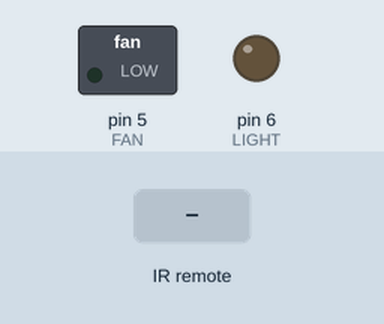
This sketch was run on a simulated Arduino Uno, built with avr-gcc and run on an emulated ATmega328P. Parts: switched loads named in the sketch (green lamp = pin HIGH), output pins drawn as LEDs (lit = HIGH). Inputs (shaded band) come from the test bench.

Above: at 1.2 s.
1.3 s: infrared code 0xE0E036C9 received
At 1.8 s:
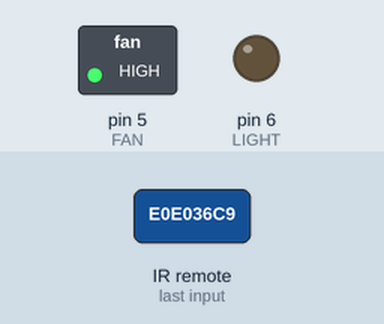
3.0 s: infrared code 0xE0E028D7 received
At 4.5 s:
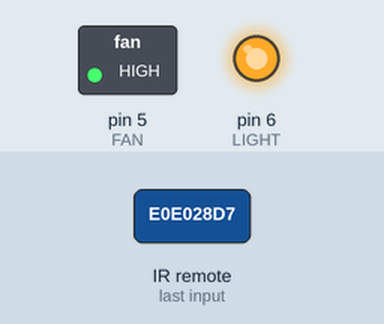
4.9 s: infrared code 0xE0E036C9 received
At 5.8 s:
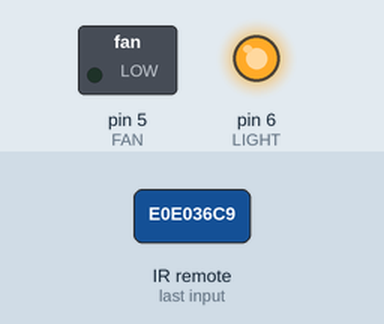
Timing chart, 0 to 7.9 s (numbered marks = the images above; inputs shaded):
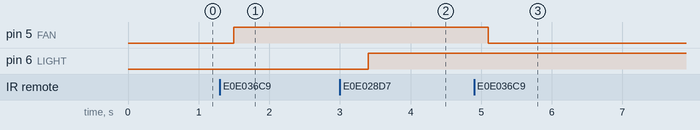

Measured:
- after the input at 1.3 s, pin 5 (FAN): LOW → HIGH after 0.20 s
- after the input at 3.0 s, pin 6 (LIGHT): LOW → HIGH after 0.40 s
- after the input at 4.9 s, pin 5 (FAN): HIGH → LOW after 0.20 s

The sketch:

controlar_led_ir.ino
```cpp
// Include IR Remote Library by Ken Shirriff
#include <IRremote.h>

// Define sensor pin
const int RECV_PIN = 7;

// Define LED pin
#define FAN    5
#define LIGHT 6


// Define integer to remember toggle state
int FANState = 0;
int LIGHTState = 0;

// Define IR Receiver and Results Objects
IRrecv irrecv(RECV_PIN);
decode_results results;

void setup() {
  Serial.begin(9600);
  // Enable the IR Receiver
  irrecv.enableIRIn();
  // Set LED pins as Outputs
  pinMode(FAN, OUTPUT);
  pinMode(LIGHT, OUTPUT);

}


void loop() {


  if (irrecv.decode(&results)) {

    switch (results.value) {

      case 0xE0E036C9:
      delay(200);

          if (FANState == 0) {
          digitalWrite(FAN, HIGH);
          FANState = 1;


        }
        else {
          digitalWrite(FAN, LOW);
          FANState = 0;

        }

        break;

      case 0xE0E028D7:

      delay(400);

        if (LIGHTState == 0) {
          digitalWrite(LIGHT, HIGH);
          LIGHTState = 1;
             }
        else {
          digitalWrite(LIGHT, LOW);
          LIGHTState = 0;

        }
        break;


        }

    }
    irrecv.resume();
  }
```
